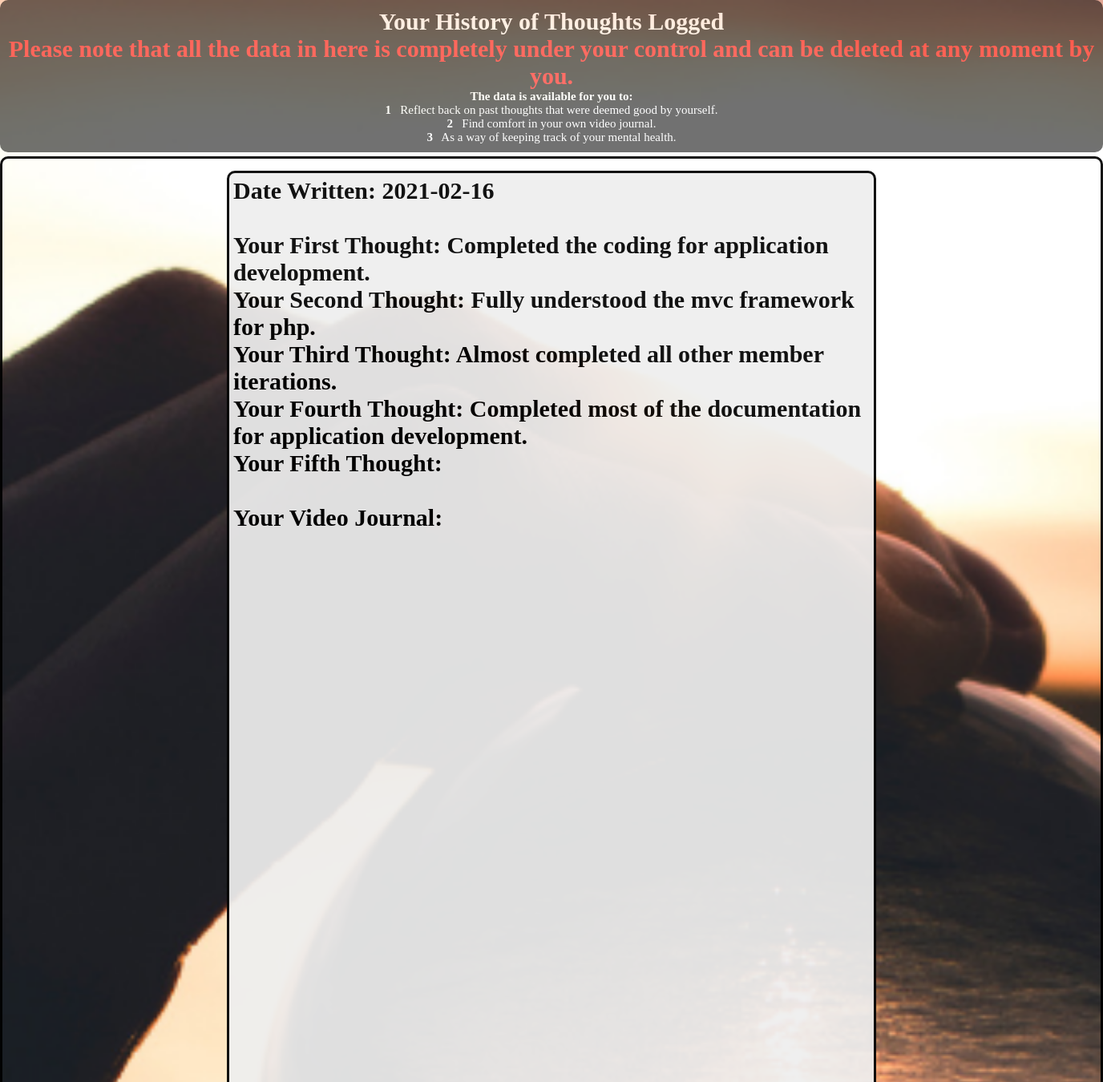
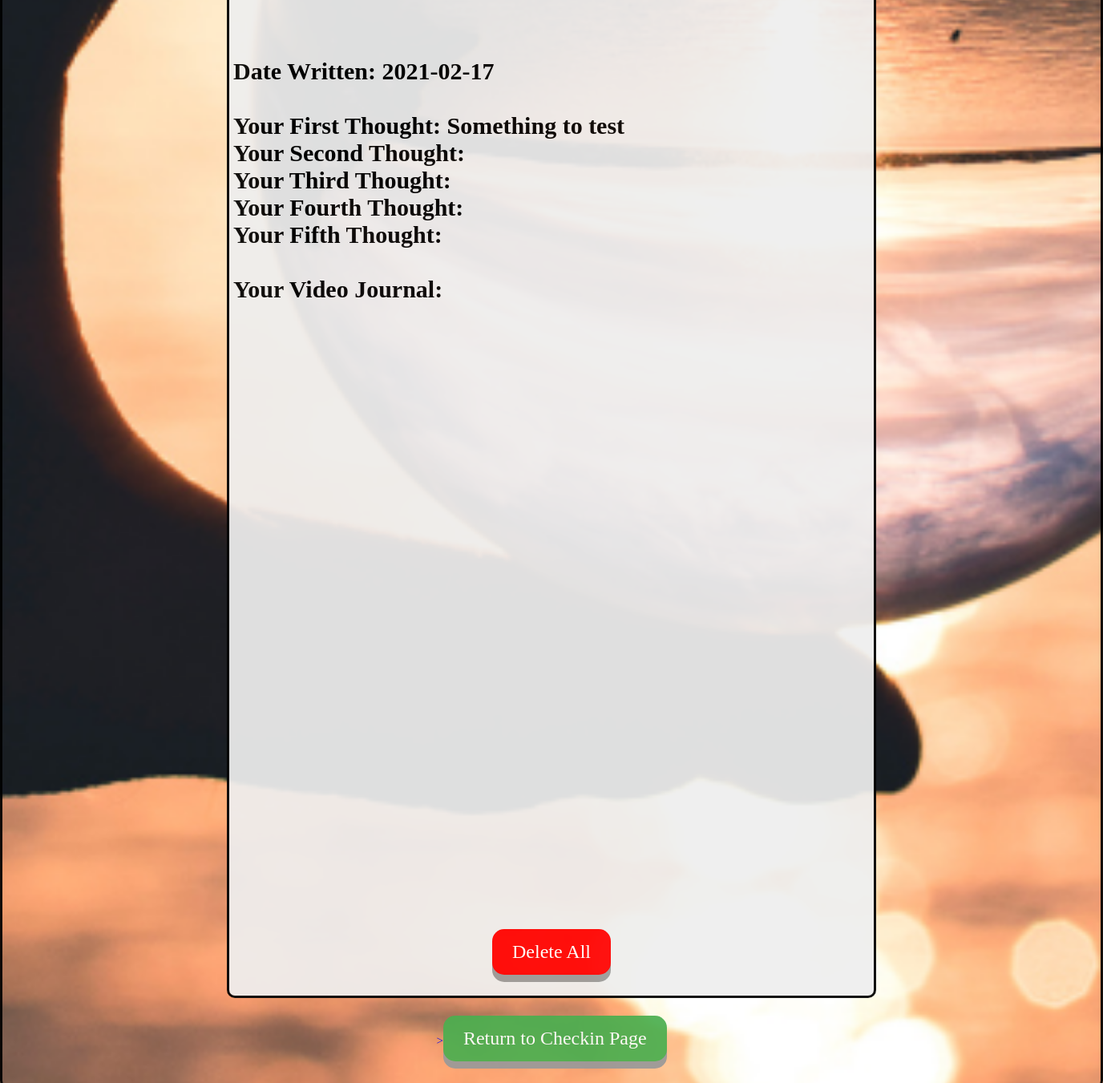
Screenshot of /MHCS/logs/thoughtLog (signed in) with the database file from the repository (2 pictures, top to bottom).
### tables this page shows
CREATE TABLE `thoughts` (
  `id` int(11) NOT NULL,
  `username` varchar(255) NOT NULL,
  `date` date NOT NULL,
  `thought1` varchar(255) NOT NULL,
  `thought2` varchar(255) NOT NULL,
  `thought3` varchar(255) NOT NULL,
  `thought4` varchar(255) NOT NULL,
  `thought5` varchar(255) NOT NULL,
  `vidKey` varchar(255) NOT NULL
);

### MHCS/app/controllers/Logs.php (called while the page is built, shortened)
<?php
class Logs extends Controller
{
    public function __construct()
    {
        $this->logModel = $this->model('Log');
    }
    public function thoughtLog()
    {
        $data = [
            'username' => trim($_SESSION['username']),
            'thoughts' => ''
        ];
        $thoughts = $this->logModel->getThoughts($data['username']);
        $data = [
            'username' => trim($_SESSION['username']),
            'thoughts' => $thoughts
        ];
        $this->view('logs/thoughtLog', $data);
    }
}

### MHCS/app/libraries/Core.php (called while the page is built, shortened)
<?php
class Core
{
        protected $currentMethod = 'index';
        public function __construct()
        {
            $url = $this->getURL();
            if(@file_exists('../app/controllers/' . ucwords($url[0]) . '.php'))
            {
                unset($url[0]);
            }
            $this->currentController = new $this->currentController;
            if(isset($url[1]))
            {
                if(method_exists($this->currentController, $url[1]))
                {
                    $this->currentMethod = $url[1];
                    unset($url[1]);
                }
            }
            $this->params = $url ? array_values($url) : [];
            call_user_func_array([$this->currentController, $this->currentMethod], $this->params);
        }
        public function getURL()
        {
            if(isset($_GET['url']))
            {
                $url = rtrim($_GET['url'], '/');
                $url = filter_var($url, FILTER_SANITIZE_URL);
                $url = explode('/', $url);
                return $url;
            }
        }
}

### MHCS/app/require.php (called while the page is built, shortened)
<?php
    require_once 'libraries/Core.php';
    require_once 'libraries/Controller.php';
    require_once 'libraries/Database.php';
    $init = new Core();

### MHCS/public/index.php (called while the page is built)
<?php
      require_once '../app/require.php';

### MHCS/app/libraries/Database.php (called while the page is built, shortened)
<?php
    class Database
    {
        private $dbHost = DB_HOST;
        private $dbUser = DB_USER;
        private $dbPass = DB_PASS;
        private $dbName = DB_NAME;
        private $statement;
        private $dbHandler;
        public function __construct()
        {
            $conn = 'mysql:host=' . $this->dbHost . ';dbname=' . $this->dbName;
            $options = array(
                PDO::ATTR_PERSISTENT => true,
                PDO::ATTR_ERRMODE => PDO::ERRMODE_EXCEPTION
            );
            try
            {
                $this->dbHandler = new PDO($conn, $this->dbUser, $this->dbPass, $options);
            }
            catch(PDOException $e)
            {
                $this->error = $e->getMessage();
                echo $this->error;
            }
        }
        public function query($sql)
        {
            $this->statement = $this->dbHandler->prepare($sql);
        }
        public function bind($parameter, $value, $type = null)
        {
            switch(is_null($type))
            {
                default:                $type = PDO::PARAM_STR;
            }
            $this->statement->bindValue($parameter, $value, $type);
        }
        public function execute(){
            return $this->statement->execute();
        }
        public function resultSet(){
            $this->execute();
            return $this->statement->fetchAll(PDO::FETCH_OBJ);
        }
    }

### MHCS/app/models/Log.php (called while the page is built, shortened)
<?php
class Log
{
    private $db;
    public function __construct()
    {
        $this->db = new Database;
    }
    public function getThoughts($username)
    {
        $this->db->query('SELECT * FROM thoughts WHERE username = :username');
        $this->db->bind(':username', $username);
        $result = $this->db->resultSet();
        return $result;
    }
}

### MHCS/app/views/logs/thoughtLog.php (the view, shortened to what this page needs)
<!DOCTYPE html>
<html lang="en">
<head>
    <link rel="stylesheet" href="../public/css/style.css">
</head>
<body>
    <div class="header">
        <h1>Your History of Thoughts Logged</h1>
                    <h1 style="color:red;font-weight: bold;">Please note that all the data in here is completely under your control and can be deleted at any moment by you.</h1>
            <p><strong>The data is available for you to:</strong></p>
            <p><strong>1</strong>&nbsp;&nbsp; Reflect back on past thoughts that were deemed good by yourself.<br>
            <strong>2</strong>&nbsp;&nbsp; Find comfort in your own video journal.<br>
            <strong>3</strong>&nbsp;&nbsp; As a way of keeping track of your mental health.<br>
    </div>
    <div class="test">
        <div name="quiz" id="quiz">
            <div class="question" style="opacity:1">
                <h1><p>
                <?php
                foreach($data['thoughts'] as $thoughts)
                {
                    echo "Date Written: " .$thoughts->date;
                    echo "<br><br>";
                    echo "Your First Thought: " .$thoughts->thought1;
                    echo "<br>";
                    echo "Your Second Thought: " .$thoughts->thought2;
                    echo "<br>";
                    echo "Your Third Thought: " .$thoughts->thought3;
                    echo "<br>";
                    echo "Your Fourth Thought: " .$thoughts->thought4;
                    echo "<br>";
                    echo "Your Fifth Thought: " .$thoughts->thought5;
                    echo "<br><br>";
                    echo "Your Video Journal: ";
                    echo "<br>";
                    $vid = '<iframe width="1110px" height="650px" src="https://www.youtube.com/embed/'.$thoughts->vidKey.'" frameborder="0" allow="accelerometer; autoplay; clipboard-write; encrypted-media; gyroscope; picture-in-picture" allowfullscreen></iframe>';
                    echo $vid;
                    echo "<br><br><br><br>";
                }
                ?>
                </p></h1>
                <form action="<?php echo URLROOT; ?>/logs/thoughtLog" method="POST">
                    <div class="good_div"><button type="submit" class="good_submit" style="background-color: red">Delete All</button></div>
                </form>
            </div>
            <div class="good_div"><a href="<?php echo URLROOT; ?>/pages/checkIn">><button class="good_submit">Return to Checkin Page</button></a></div>
        </div>
    </div>
</body>
</html>

### MHCS/app/libraries/Controller.php (shortened to what this page needs)
<?php
    class Controller
    {
        public function model($model)
        {
            return new $model();
        }
        public function view($view, $data = [])
        {
            if(file_exists('../app/views/' . $view . '.php'))
            {
                require_once '../app/views/' . $view . '.php';
            }
            else
            {
                die("View does not exist.");
            }
        }
    }

### MHCS/public/css/style.css (style rules this page uses)
* { margin: 0; padding: 0; font-family: 'Vollkorn', 'Lobster', serif, 'Roboto', Helvetica, Arial, sans-serif; list-style-type: none; text-decoration: none; box-sizing: border-box; outline: none; }
html { font-size: 62.5%; }
:root { --primary-color-1: #2b81e4; --primary-color-2: #e42b2b; --primary-color-3: #31e42b; --white-color: #ffffff; --grey-color: #777777; --amber-color: #ffbf00; --primary-color: #2b81e4; --secondary-color: #eee; --light-grey-color: #777; }
*:before, *:after { box-sizing: border-box; margin: 0; padding: 0; }
.good_div { display: flex; justify-content: center; align-items: center; height: 100px; }
.good_submit { padding: 15px 25px; font-size: 24px; text-align: center; cursor: pointer; outline: none; color: #fff; background-color: #4CAF50; border: none; border-radius: 15px; box-shadow: 0 9px #999; }
.header { background-color: #000; opacity: 0.6; font-size: 15px; text-align: center; color: var(--white-color); border-radius: 10px; padding: 1rem; }
.test { padding: 1rem; text-align: center; border-style: solid; border: 3 3 3 3; border-radius: 10px; margin-top: 5px; font-size: 15px; }
.question { padding: 5px; text-align: left; border-style: solid; border: 3 3 3 3; border-radius: 10px; margin-top: 5px; font-size: 15px; margin-left: 20%; margin-right: 20%; background-color: var(--secondary-color); opacity: 0.6; }

### MHCS/app/views/logs/thoughtLog.php (style rules this page uses)
html { background: url('../images/reflection.png') no-repeat center fixed; background-size: cover; opacity: 0.93; }
.question { opacity: 1; }

### rows the page displays
thoughts: date "2021-02-16", thought1 "Completed the coding for application development.", thought2 "Fully understood the mvc framework for php.", thought3 "Almost completed all other member iterations.", thought4 "Completed most of the documentation for application development."
thoughts: date "2021-02-17", thought1 "Something to test"
